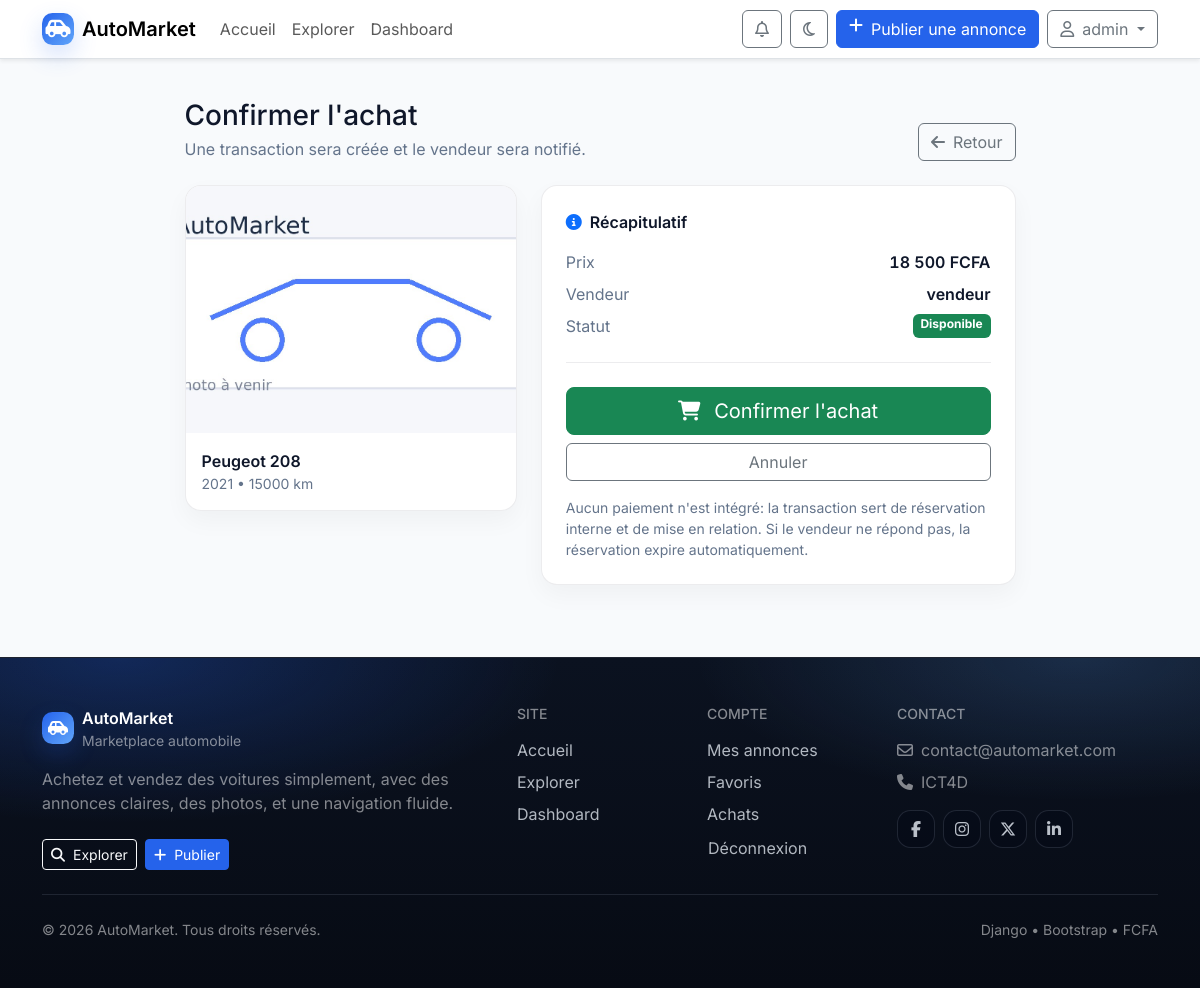
/voiture/2/acheter/ (signed in), run on the app's committed database.
### voitures/models.py (models this page shows, shortened)
class Voiture(models.Model):
    ETAT_CHOICES = [
        ('neuf', 'Neuf'),
        ('occasion', 'Occasion'),
        ('reconditionne', 'Reconditionné'),
    ]
    COULEUR_CHOICES = [
        ('blanc', 'Blanc'),
        ('noir', 'Noir'),
        ('gris', 'Gris'),
        ('rouge', 'Rouge'),
        ('bleu', 'Bleu'),
        ('vert', 'Vert'),
        ('jaune', 'Jaune'),
        ('argent', 'Argent'),
        ('orange', 'Orange'),
        ('violet', 'Violet'),
        ('marron', 'Marron'),
        ('beige', 'Beige'),
    ]
    modele = models.ForeignKey(Modele, on_delete=models.CASCADE, related_name='voitures')
    prix = models.DecimalField(max_digits=10, decimal_places=2)
    kilometrage = models.PositiveIntegerField(default=0)
    annee = models.PositiveIntegerField(
        validators=[MinValueValidator(1900), MaxValueValidator(2026)]
    )
    couleur = models.CharField(max_length=20, choices=COULEUR_CHOICES)
    etat = models.CharField(max_length=20, choices=ETAT_CHOICES)
    description = models.TextField()
    date_ajout = models.DateTimeField(auto_now_add=True)
    date_modification = models.DateTimeField(auto_now=True)
    vendeur = models.ForeignKey(User, on_delete=models.CASCADE, related_name='voitures_vendues')
    est_vendue = models.BooleanField(default=False)
    est_reservee = models.BooleanField(default=False)
    image_principale = models.ImageField(
        upload_to='voitures/',
        default='voitures/default.jpg',
        blank=True
    )
    vue = models.PositiveIntegerField(default=0)
    class Meta:
        ordering = ['-date_ajout']
        verbose_name = 'Voiture'
        verbose_name_plural = 'Voitures'

class Modele(models.Model):
    TYPE_CARBURANT = [
        ('essence', 'Essence'),
        ('diesel', 'Diesel'),
        ('hybride', 'Hybride'),
        ('electrique', 'Électrique'),
        ('gpl', 'GPL'),
    ]
    TRANSMISSION = [
        ('manuelle', 'Manuelle'),
        ('automatique', 'Automatique'),
        ('semi-auto', 'Semi-automatique'),
    ]
    marque = models.ForeignKey(Marque, on_delete=models.CASCADE, related_name='modeles')
    nom = models.CharField(max_length=100)
    annee_lancement = models.PositiveIntegerField(
        validators=[MinValueValidator(1900), MaxValueValidator(2026)]
    )
    type_carburant = models.CharField(max_length=20, choices=TYPE_CARBURANT, default='essence')
    transmission = models.CharField(max_length=20, choices=TRANSMISSION, default='manuelle')
    puissance = models.PositiveIntegerField(help_text="Puissance en chevaux", default=100)
    consommation = models.FloatField(help_text="Consommation en L/100km", default=6.0)
    description = models.TextField(blank=True)
    class Meta:
        ordering = ['marque', 'nom']
        unique_together = ['marque', 'nom']
        verbose_name = 'Modèle'
        verbose_name_plural = 'Modèles'

class Marque(models.Model):
    nom = models.CharField(max_length=100, unique=True)
    pays = models.CharField(max_length=100)
    logo = models.ImageField(upload_to='logos/', blank=True, null=True)
    date_creation = models.DateField()
    description = models.TextField(blank=True)
    class Meta:
        ordering = ['nom']
        verbose_name = 'Marque'
        verbose_name_plural = 'Marques'

### voitures/views.py (the view, shortened to what this page needs)
# urls.py: path('voiture/<int:voiture_id>/acheter/', views.acheter_voiture, name='acheter_voiture'),
@login_required
def acheter_voiture(request, voiture_id):
    _expire_stale_purchase_requests()
    voiture = get_object_or_404(Voiture, id=voiture_id, est_vendue=False)
    if request.user == voiture.vendeur:
        messages.error(request, 'Vous ne pouvez pas acheter votre propre voiture.')
        return redirect('detail_voiture', voiture_id=voiture_id)
    context = {'voiture': voiture}
    return render(request, 'voitures/acheter_voiture.html', context)

### templates/voitures/acheter_voiture.html (shortened to what this page needs)
{% extends 'base.html' %}
{% load static %}
{% load currency %}
{% block main_class %}container py-4{% endblock %}
{% block content %}
<div class="row justify-content-center">
  <div class="col-lg-9">
    <div class="d-flex flex-wrap align-items-end justify-content-between gap-3 mb-4">
      <div>
        <h1 class="h3 mb-1">Confirmer l'achat</h1>
        <p class="am-muted mb-0">Une transaction sera créée et le vendeur sera notifié.</p>
      </div>
      <a class="btn btn-outline-secondary" href="{% url 'detail_voiture' voiture.id %}">
        <i class="fa-solid fa-arrow-left me-2"></i>Retour
      </a>
    </div>
    <div class="row g-4">
      <div class="col-md-5">
        <div class="am-card overflow-hidden">
          <div class="ratio ratio-4x3 bg-light">
            <img class="am-img-cover" src="{{ voiture.image_principale.url }}"
                 onerror="this.onerror=null;this.src='{% static 'img/placeholder-car.svg' %}';"
                 alt="{{ voiture.modele.marque.nom }} {{ voiture.modele.nom }}">
          </div>
          <div class="p-3">
            <div class="fw-semibold">{{ voiture.modele.marque.nom }} {{ voiture.modele.nom }}</div>
            <div class="small am-muted">{{ voiture.annee }} • {{ voiture.kilometrage|floatformat:0 }} km</div>
          </div>
        </div>
      </div>
      <div class="col-md-7">
        <div class="am-card p-4">
          <div class="d-flex align-items-center gap-2 mb-3">
            <i class="fa-solid fa-circle-info text-primary"></i>
            <div class="fw-semibold">Récapitulatif</div>
          </div>
          <div class="vstack gap-2">
            <div class="d-flex justify-content-between"><span class="am-muted">Prix</span><span class="fw-semibold am-price">{{ voiture.prix|fcfa }}</span></div>
            <div class="d-flex justify-content-between"><span class="am-muted">Vendeur</span><span class="fw-semibold">{{ voiture.vendeur.username }}</span></div>
            <div class="d-flex justify-content-between"><span class="am-muted">Statut</span><span class="badge text-bg-success">Disponible</span></div>
          </div>
          <div class="am-divider my-4"></div>
          <form method="post">
            <div class="d-grid gap-2">
              <button class="btn btn-success btn-lg" type="submit">
                <i class="fa-solid fa-cart-shopping me-2"></i> Confirmer l'achat
              </button>
              <a class="btn btn-outline-secondary" href="{% url 'detail_voiture' voiture.id %}">Annuler</a>
            </div>
          </form>
          <p class="small am-muted mt-3 mb-0">
            Aucun paiement n'est intégré: la transaction sert de réservation interne et de mise en relation.
            Si le vendeur ne répond pas, la réservation expire automatiquement.
          </p>
        </div>
      </div>
    </div>
  </div>
</div>
{% endblock %}

### templates/base.html (shortened to what this page needs)
{% load static %}
<!doctype html>
<html lang="fr" data-theme="light">
<head>
  <link href="https://cdn.jsdelivr.net/npm/bootstrap@5.3.3/dist/css/bootstrap.min.css" rel="stylesheet">
  <link rel="stylesheet" href="https://cdnjs.cloudflare.com/ajax/libs/font-awesome/6.5.2/css/all.min.css">
  <link rel="stylesheet" href="{% static 'css/app.css' %}">
</head>
<body class="{% block body_class %}{% endblock %}">
  <nav class="navbar navbar-expand-lg bg-white border-bottom shadow-sm sticky-top">
    <div class="container">
      <a class="navbar-brand fw-semibold d-flex align-items-center gap-2" href="{% url 'accueil' %}">
        <span class="brand-mark"><i class="fa-solid fa-car-side"></i></span>
        <span>AutoMarket</span>
      </a>
      <div class="collapse navbar-collapse" id="navbarNav">
        <ul class="navbar-nav me-auto">
          <li class="nav-item">
            <a class="nav-link {% if request.resolver_match.url_name == 'accueil' %}active{% endif %}"
               href="{% url 'accueil' %}">Accueil</a>
          </li>
          <li class="nav-item">
            <a class="nav-link {% if request.resolver_match.url_name == 'liste_voitures' %}active{% endif %}"
               href="{% url 'liste_voitures' %}">Explorer</a>
          </li>
          {% if user.is_staff %}
          <li class="nav-item">
            <a class="nav-link {% if request.resolver_match.url_name == 'dashboard' %}active{% endif %}"
               href="{% url 'dashboard' %}">Dashboard</a>
          </li>
          {% endif %}
        </ul>
        <div class="d-flex align-items-center gap-2">
          {% if user.is_authenticated %}
          <a class="btn btn-outline-secondary position-relative" href="{% url 'notifications' %}" aria-label="Notifications">
            <i class="fa-regular fa-bell"></i>
          </a>
          <button class="btn btn-outline-secondary" type="button" data-theme-toggle aria-label="Mode sombre/clair">
            <i class="fa-regular fa-moon"></i>
          </button>
          <a class="btn btn-primary d-none d-lg-inline-flex" href="{% url 'ajouter_voiture' %}">
            <i class="fa-solid fa-plus me-2"></i> Publier une annonce
          </a>
          <div class="dropdown">
            <button class="btn btn-outline-secondary dropdown-toggle" type="button" data-bs-toggle="dropdown"
                    aria-expanded="false">
              <i class="fa-regular fa-user me-2"></i>{{ user.username }}
            </button>
          </div>
          {% else %}
          <a class="btn btn-outline-secondary" href="{% url 'connexion' %}">Connexion</a>
          <a class="btn btn-primary" href="{% url 'inscription' %}">Créer un compte</a>
          {% endif %}
        </div>
      </div>
    </div>
  </nav>
  <main class="{% block main_class %}container py-4{% endblock %}">
    {% block content %}{% endblock %}
  </main>
  <footer class="am-footer mt-5">
    <div class="container py-5">
      <div class="row g-4">
        <div class="col-lg-5">
          <div class="d-flex align-items-center gap-2 mb-3">
            <span class="brand-mark"><i class="fa-solid fa-car-side"></i></span>
            <div>
              <div class="fw-semibold text-white">AutoMarket</div>
              <div class="small text-white-50">Marketplace automobile</div>
            </div>
          </div>
          <p class="text-white-50 mb-4">
            Achetez et vendez des voitures simplement, avec des annonces claires, des photos, et une navigation fluide.
          </p>
          <div class="d-flex flex-wrap gap-2">
            <a class="btn btn-sm btn-outline-light" href="{% url 'liste_voitures' %}">
              <i class="fa-solid fa-magnifying-glass me-2"></i>Explorer
            </a>
            {% if user.is_authenticated %}
              <a class="btn btn-sm btn-primary" href="{% url 'ajouter_voiture' %}">
                <i class="fa-solid fa-plus me-2"></i>Publier
              </a>
            {% else %}
              <a class="btn btn-sm btn-primary" href="{% url 'inscription' %}">Créer un compte</a>
            {% endif %}
          </div>
        </div>
        <div class="col-6 col-lg-2">
          <h6 class="text-uppercase small text-white-50 mb-3">Site</h6>
          <ul class="list-unstyled vstack gap-2 mb-0">
            <li><a class="am-footer-link" href="{% url 'accueil' %}">Accueil</a></li>
            <li><a class="am-footer-link" href="{% url 'liste_voitures' %}">Explorer</a></li>
            {% if user.is_staff %}
              <li><a class="am-footer-link" href="{% url 'dashboard' %}">Dashboard</a></li>
            {% endif %}
          </ul>
        </div>
        <div class="col-6 col-lg-2">
          <h6 class="text-uppercase small text-white-50 mb-3">Compte</h6>
          <ul class="list-unstyled vstack gap-2 mb-0">
            {% if user.is_authenticated %}
              <li><a class="am-footer-link" href="{% url 'mes_voitures' %}">Mes annonces</a></li>
              <li><a class="am-footer-link" href="{% url 'mes_favoris' %}">Favoris</a></li>
              <li><a class="am-footer-link" href="{% url 'mes_achats' %}">Achats</a></li>
              <li>
                <form method="post" action="{% url 'deconnexion' %}">
                  <button class="am-footer-link btn btn-link p-0 text-start" type="submit">Déconnexion</button>
                </form>
              </li>
            {% else %}
              <li><a class="am-footer-link" href="{% url 'connexion' %}">Connexion</a></li>
              <li><a class="am-footer-link" href="{% url 'inscription' %}">Inscription</a></li>
            {% endif %}
          </ul>
        </div>
        <div class="col-lg-3">
          <h6 class="text-uppercase small text-white-50 mb-3">Contact</h6>
          <div class="text-white-50 vstack gap-2">
            <div><i class="fa-regular fa-envelope me-2"></i>contact@automarket.com</div>
            <div><i class="fa-solid fa-phone me-2"></i>ICT4D</div>
          </div>
          <div class="d-flex gap-2 mt-3">
            <a class="am-social" href="#" aria-label="Facebook"><i class="fa-brands fa-facebook-f"></i></a>
            <a class="am-social" href="#" aria-label="Instagram"><i class="fa-brands fa-instagram"></i></a>
            <a class="am-social" href="#" aria-label="X"><i class="fa-brands fa-x-twitter"></i></a>
            <a class="am-social" href="#" aria-label="LinkedIn"><i class="fa-brands fa-linkedin-in"></i></a>
          </div>
        </div>
      </div>
      <div class="am-footer-bottom d-flex flex-wrap justify-content-between align-items-center gap-2 pt-4 mt-4">
        <small class="text-white-50">&copy; {% now "Y" %} AutoMarket. Tous droits réservés.</small>
        <small class="text-white-50">Django • Bootstrap • FCFA</small>
      </div>
    </div>
  </footer>
</body>
</html>

### data on the page
Voiture: image_principale (placeholder picture), modele.marque.nom "Peugeot", modele.nom "208", annee "2021", kilometrage "15000", prix|fcfa "18 500 FCFA", vendeur.username "vendeur"

### other printed values
{{ user.username }} "admin"
